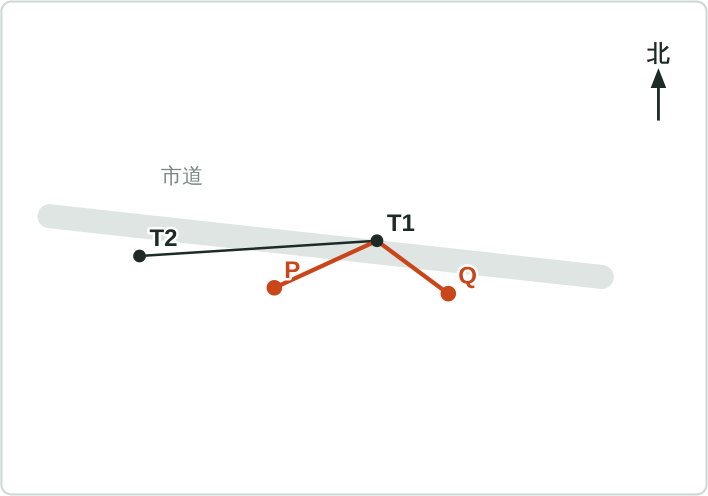
#> input picture daily-drill/manga/pm/fig/PM-01_housha.png, 1416 x 992 px (shown at 1/2 size)
$ python -i paste_fig.py   (imports and definitions only)
#> lines starting #> are read from the running program, lines starting #| are printed output that depends on the picture
#> further down, picture is the input picture: PIL image 1416x992 RGB; mean R, G, B 251.8, 251.7, 251.4
"""ChatGPT・Codexが作ったページの画像に、Claudeが作った正確な図を、プロンプトで指定した枠にそのまま貼り直す。
使い方：python3 tools/gakushu_manga/paste_fig.py <生成した画像> <プロンプトのmd> <ページ番号> [出力（省略時は _fig を付けた名前）]
図は、プロンプトのmdと同じフォルダの fig/<名前>.png を使う。生成した画像は 1024×1536 にそろえてから貼る（縦横比を保ち中央で切る）。"""
import os
import re
import sys
from PIL import Image

W, H = 1024, 1536


def slots(md_path, page):
    out = []
    for line in open(md_path, encoding='utf-8'):
        m = re.match(r'\|\s*(\d+)\s*\|\s*`([^`]+)\.png`\s*\|\s*(\d+),\s*(\d+),\s*(\d+),\s*(\d+)\s*\|', line)
        if m and int(m.group(1)) == page:
            out.append((m.group(2), tuple(int(m.group(i)) for i in range(3, 7))))
    return out


def fit(img):
    img = img.convert('RGB')
    s = max(W / img.width, H / img.height)
#> s = 1.55
    img = img.resize((round(img.width * s), round(img.height * s)), Image.LANCZOS)
    l, t = (img.width - W) // 2, (img.height - H) // 2
#> l = 584; t = 0
    return img.crop((l, t, l + W, t + H))
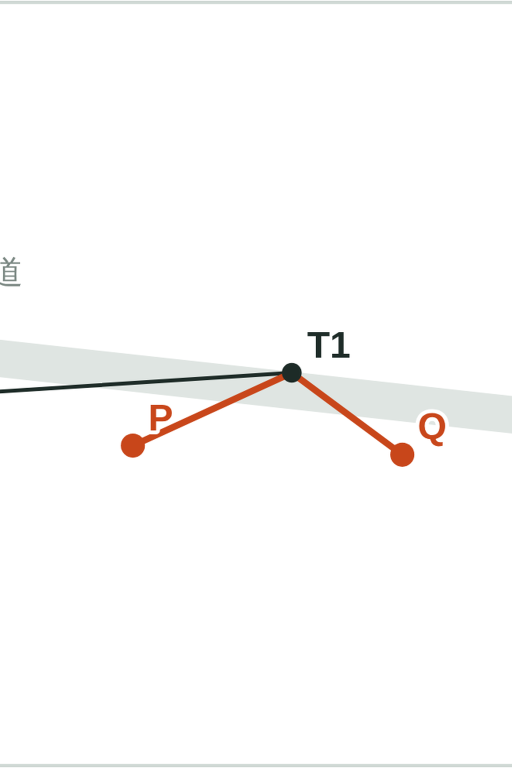
#> returned value: PIL image 1024x1536 RGB (shown at 1/2 size); mean R, G, B 251.6, 250.9, 250.3


def main(src, md, page, dst=None):
    sl = slots(md, int(page))
    if not sl:
        sys.exit(f'{page}ページ目に図の枠がない')
    base = fit(Image.open(src))
    for name, (x, y, w, h) in sl:
        fig = Image.open(os.path.join(os.path.dirname(md), 'fig', name + '.png')).convert('RGB').resize((w, h), Image.LANCZOS)
        base.paste(fig, (x, y))
    dst = dst or re.sub(r'(\.\w+)$', r'_fig\1', src)
    base.save(dst)
    print('貼り直した：', dst, [n for n, _ in sl])


# [2 lines not run here, left out]

>>> from PIL import Image
>>> picture = Image.open('../../daily-drill/manga/pm/fig/PM-01_housha.png')
>>> result = fit(picture)

$ run again, on daily-drill/manga/pm/fig/PM-01_vector.png
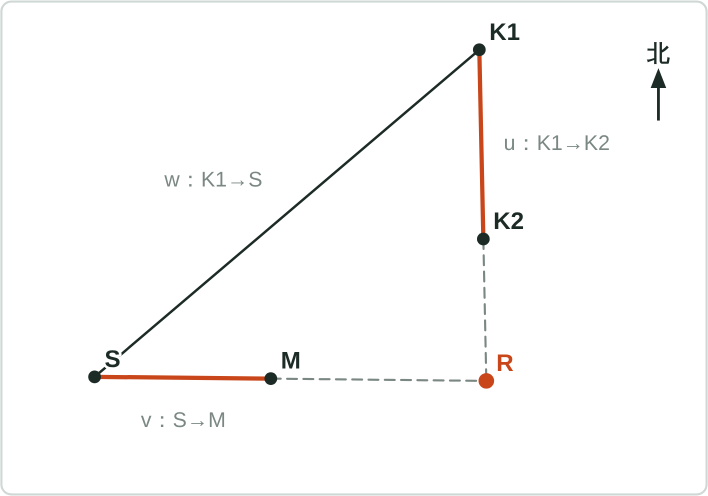
#> input picture daily-drill/manga/pm/fig/PM-01_vector.png, 1416 x 992 px (shown at 1/2 size)
#> picture is the input picture: PIL image 1416x992 RGB; mean R, G, B 251.7, 251.3, 251
#> in fit, `return img.crop((l, t, l + W, t + H))`:
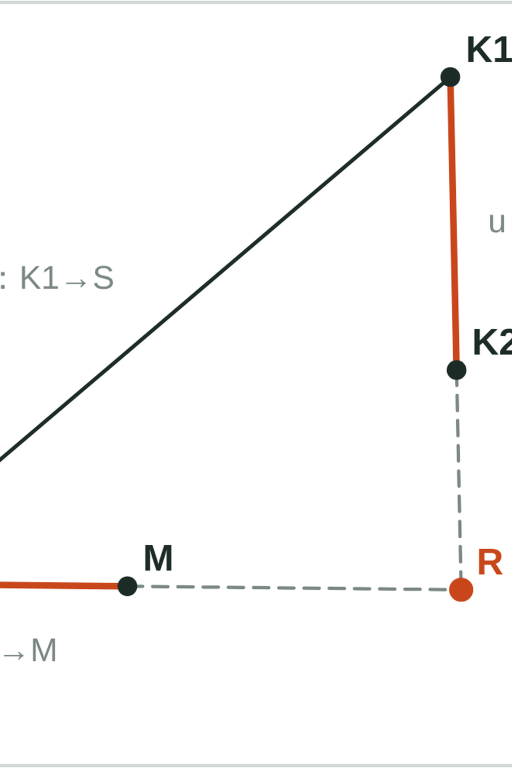
#> returned value: PIL image 1024x1536 RGB (shown at 1/2 size); mean R, G, B 250.8, 249.9, 249.4

$ run again, on daily-drill/manga/pm/fig/PM-01_zahyou.png
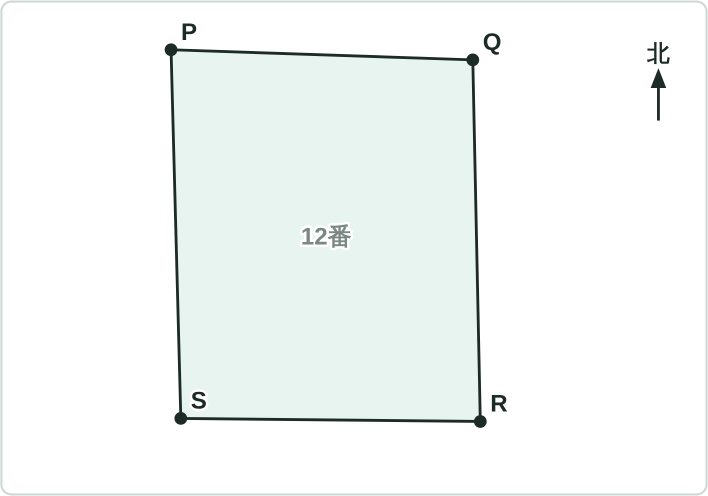
#> input picture daily-drill/manga/pm/fig/PM-01_zahyou.png, 1416 x 992 px (shown at 1/2 size)
#> picture is the input picture: PIL image 1416x992 RGB; mean R, G, B 243.9, 247.9, 246.5
#> in fit, `return img.crop((l, t, l + W, t + H))`:
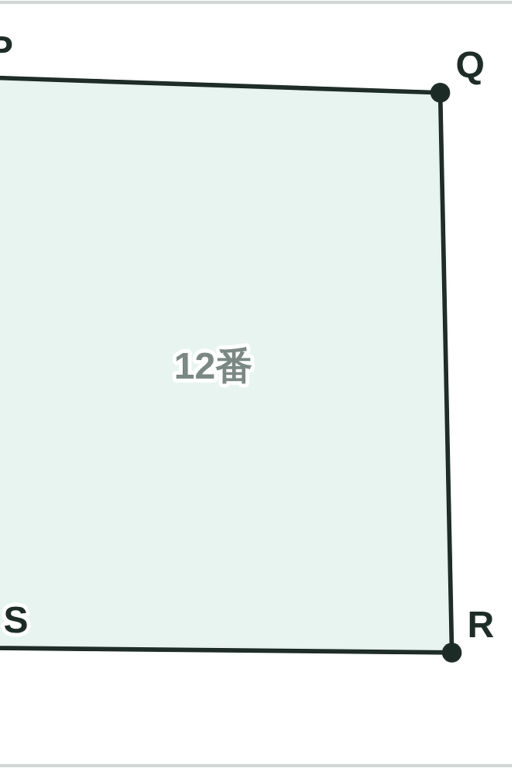
#> returned value: PIL image 1024x1536 RGB (shown at 1/2 size); mean R, G, B 235.2, 243.1, 240.5
